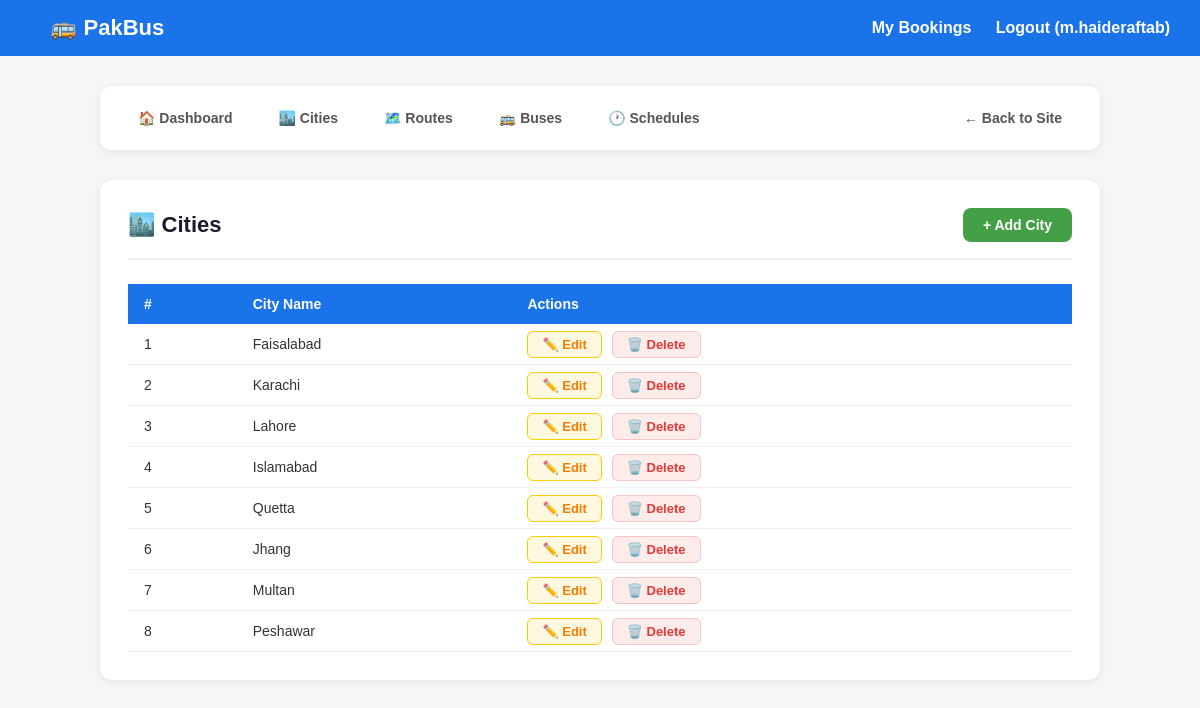
/manage/cities/ (signed in), run on the app's committed database.
### routes/models.py (models this page shows, shortened)
class City(models.Model):
    name = models.CharField(max_length=100)

### management/views.py (the view)
# urls.py: path('cities/',                  views.city_list,      name='city_list'),
@staff_member_required
def city_list(request):
    cities = City.objects.all()
    return render(request, 'management/city_list.html', {'cities': cities})

### templates/management/city_list.html
{% extends 'management/base_manage.html' %}
{% block manage_content %}
<div class="manage-card">
    <div class="manage-header">
        <h2>🏙️ Cities</h2>
        <a href="/manage/cities/add/" class="btn-add">+ Add City</a>
    </div>
    <table>
        <tr><th>#</th><th>City Name</th><th>Actions</th></tr>
        {% for city in cities %}
        <tr>
            <td>{{ forloop.counter }}</td>
            <td>{{ city.name }}</td>
            <td>
                <a href="/manage/cities/edit/{{ city.id }}/" class="btn-edit">✏️ Edit</a>
                <a href="/manage/cities/delete/{{ city.id }}/" class="btn-delete">🗑️ Delete</a>
            </td>
        </tr>
        {% endfor %}
    </table>
</div>
{% endblock %}

### templates/base.html (shortened to what this page needs)
{% load static %}
<!DOCTYPE html>
<html lang="en">
<head>
    <link rel="stylesheet" href="{% static 'css/base.css' %}">
</head>
<body>
    <nav>
        <a href="/" class="brand">🚌 PakBus</a>
        <div>
            {% if user.is_authenticated %}
                <a href="/book/my/">My Bookings</a>
                <a href="/users/logout/">Logout ({{ user.username }})</a>
            {% else %}
                <a href="/users/login/">Login</a>
                <a href="/users/register/">Register</a>
            {% endif %}
        </div>
    </nav>
    <div class="container">
        {% block content %}{% endblock %}
    </div>
</body>
</html>

### static/css/base.css (style rules this page uses)
* { margin: 0; padding: 0; box-sizing: border-box; }
body { font-family: Arial, sans-serif; background: #f4f6f8; color: #333; }
nav { background: #1a73e8; padding: 15px 30px; display: flex; justify-content: space-between; align-items: center; }
nav a { color: white; text-decoration: none; margin-left: 20px; font-weight: bold; }
nav .brand { font-size: 22px; }
.container { max-width: 1100px; margin: 30px auto; padding: 0 20px; }

### templates/management/base_manage.html (style rules this page uses)
.manage-card { background: white; border-radius: 12px; padding: 28px; box-shadow: 0 2px 8px rgba(0,0,0,0.08); }
.manage-header { display: flex; justify-content: space-between; align-items: center; margin-bottom: 24px; padding-bottom: 16px; border-bottom: 2px solid #f0f0f0; }
.manage-header h2 { font-size: 22px; color: #1a1a2e; }
.btn-add { background: #43a047; color: white; padding: 9px 20px; border-radius: 8px; text-decoration: none; font-size: 14px; font-weight: bold; transition: background 0.2s; }
table { width: 100%; border-collapse: collapse; }
th { background: #1a73e8; color: white; padding: 12px 16px; text-align: left; font-size: 14px; }
td { padding: 12px 16px; border-bottom: 1px solid #f0f0f0; font-size: 14px; color: #333; }
.btn-edit { background: #fff8e1; color: #f57c00; border: 1px solid #ffcc02; padding: 5px 14px; border-radius: 6px; text-decoration: none; font-size: 13px; font-weight: bold; margin-right: 6px; }
.btn-delete { background: #fdecea; color: #e53935; border: 1px solid #f5c6c5; padding: 5px 14px; border-radius: 6px; text-decoration: none; font-size: 13px; font-weight: bold; }

### data on the page
City: name "Faisalabad"
City: name "Karachi"
City: name "Lahore"
City: name "Islamabad"
City: name "Quetta"
City: name "Jhang"
City: name "Multan"
City: name "Peshawar"

### other printed values
{{ user.username }} "m.haideraftab"
